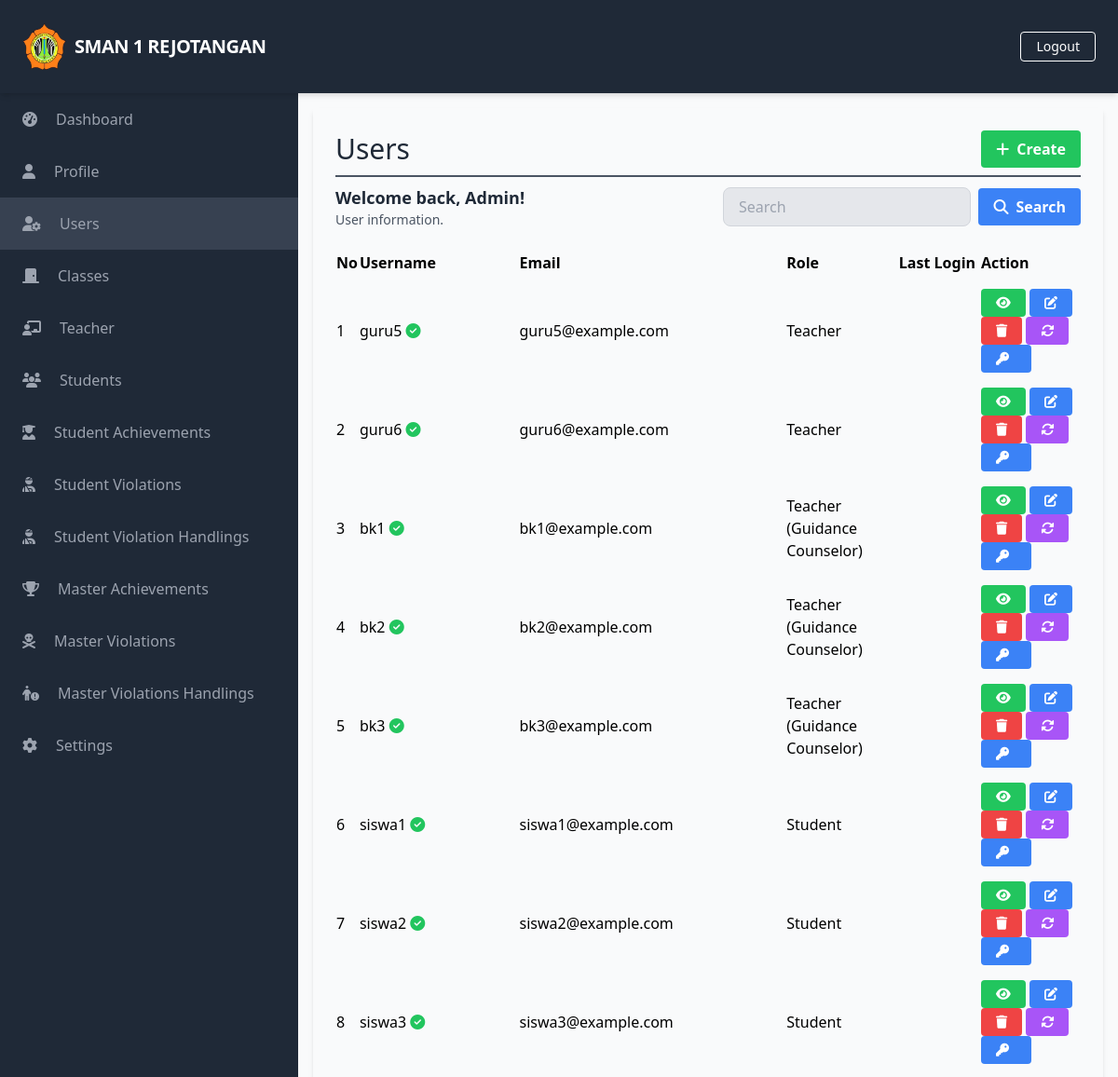
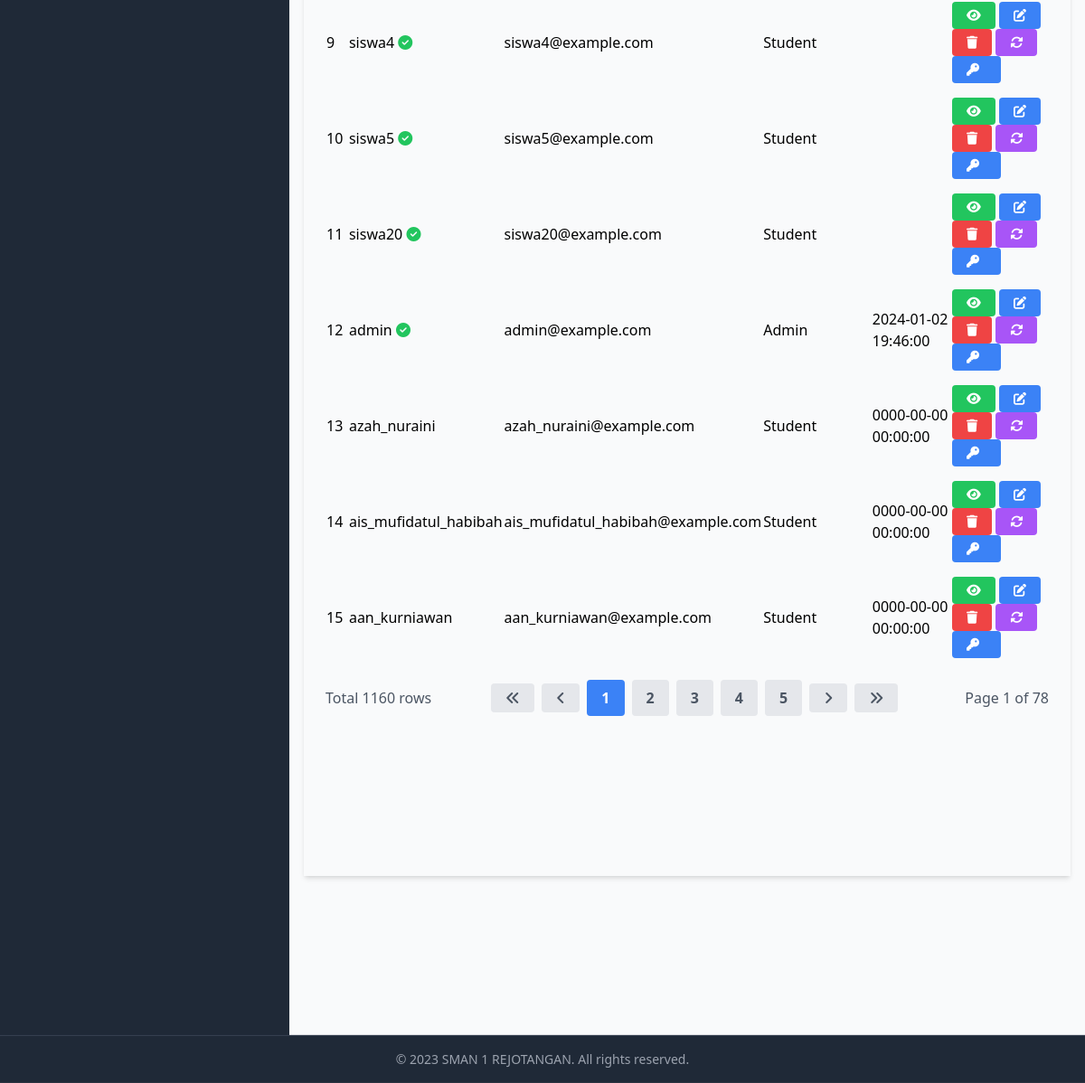
Screenshot of /manage_users/manage_users_list.php (signed in) with the database file from the repository (2 pictures, top to bottom).
### tables this page shows
CREATE TABLE `Users` (
  `UserID` int(11) NOT NULL,
  `Username` varchar(50) NOT NULL,
  `Password` varchar(255) NOT NULL,
  `Email` varchar(100) NOT NULL,
  `FullName` varchar(100) DEFAULT NULL,
  `DateOfBirth` date DEFAULT NULL,
  `Gender` varchar(10) DEFAULT NULL,
  `Address` text DEFAULT NULL,
  `PhoneNumber` varchar(20) DEFAULT NULL,
  `RoleID` int(11) DEFAULT NULL,
  `AccountCreationDate` timestamp NOT NULL DEFAULT current_timestamp() ON UPDATE current_timestamp(),
  `LastLogin` datetime DEFAULT NULL,
  `AccountStatus` varchar(20) DEFAULT NULL,
  `ProfilePictureURL` varchar(255) DEFAULT NULL,
  `ActivationStatus` varchar(20) DEFAULT NULL
);

CREATE TABLE `Roles` (
  `RoleID` int(11) NOT NULL,
  `RoleName` varchar(50) NOT NULL
);

### database/connection.php (called while the page is built, shortened)
<?php
$baseUrl = "http://localhost/final_project_imam_2023/";

### public/manage_users/manage_users_list.php (the view, shortened to what this page needs)
<?php
require_once('../../database/connection.php');
?>
<?php include_once('../components/header.php'); ?>
<div class="h-screen flex flex-col">
    <?php include('../components/navbar.php'); ?>
    <div class="flex-grow bg-gray-50 flex flex-row shadow-md">
        <?php include('../components/sidebar.php'); ?>
        <main class=" bg-gray-50 flex flex-col flex-1 overflow-y-scroll h-screen flex-shrink-0 sc-hide pb-40">
            <div class="flex items-start justify-start p-6 shadow-md m-4 flex-1 flex-col">
                <div class="flex flex-row justify-between items-center w-full border-b-2 border-gray-600 mb-2 pb-2">
                    <h1 class="text-3xl text-gray-800 font-semibol w-full">Users</h1>
                    <div class="flex flex-row justify-end items-center">
                        <a href="<?php echo $baseUrl; ?>public/manage_users/manage_users_create.php" class="bg-green-500 hover-bg-green-700 text-white font-bold py-2 px-4 rounded inline-flex items-center">
                            <i class="fas fa-plus mr-2"></i>
                            <span>Create</span>
                        </a>
                    </div>
                </div>
                <div class="flex flex-col w-full">
                    <div class="flex flex-row justify-between items-center w-full mb-2 pb-2">
                        <div>
                            <h2 class="text-lg text-gray-800 font-semibold">Welcome back, <?php echo $_SESSION['FullName']; ?>!</h2>
                            <p class="text-gray-600 text-sm">User information.</p>
                        </div>
                        <form class="flex items-center justify-end space-x-2 w-96">
                            <input type="text" name="search" class="bg-gray-200 focus-bg-white focus-outline-none border border-gray-300 rounded-lg py-2 px-4 block w-full appearance-none leading-normal" placeholder="Search" value="<?php echo isset($_GET['search']) ? $_GET['search'] : ''; ?>">
                            <button type="submit" class="bg-blue-500 hover-bg-blue-700 text-white font-bold py-2 px-4 rounded space-x-2 inline-flex items-center">
                                <i class="fas fa-search"></i>
                                <span>Search</span>
                            </button>
                        </form>
                    </div>
                    <table class="min-w-full">
                        <thead>
                            <tr>
                                <th class="text-left py-2">No</th>
                                <th class="text-left py-2">Username</th>
                                <th class="text-left py-2">Email</th>
                                <th class="text-left py-2">Role</th>
                                <th class="text-left py-2">Last Login</th>
                                <th class="text-left py-2">Action</th>
                            </tr>
                        </thead>
                        <tbody>
                            <?php
                            $searchTerm = isset($_GET['search']) ? $_GET['search'] : '';
                            $page = isset($_GET['page']) ? $_GET['page'] : 1;
                            $query = "SELECT u.UserID, u.Username, u.Email, r.RoleName, u.LastLogin, u.ActivationStatus FROM Users u
                                      LEFT JOIN Roles r ON u.RoleID = r.RoleID
                                      WHERE u.Username LIKE '%$searchTerm%' OR u.Email LIKE '%$searchTerm%'
                                      LIMIT 15 OFFSET " . ($page - 1) * 15;
                            $result = $conn->query($query);
                            $queryCount = "SELECT COUNT(*) AS count FROM Users WHERE Username LIKE '%$searchTerm%' OR Email LIKE '%$searchTerm%'";
                            $resultCount = $conn->query($queryCount);
                            $rowCount = $resultCount->fetch_assoc()['count'];
                            $totalPage = ceil($rowCount / 15);
                            $no = 1;
                            while ($row = $result->fetch_assoc()) {
                            ?>
                                <tr>
                                    <td class="py-2"><?php echo $no++; ?></td>
                                    <td class="py-2">
                                        <?php echo $row['Username']; ?>
                                        <?php
                                        if ($row['ActivationStatus'] == 'pending' || $row['ActivationStatus'] == NULL) {
                                            echo '<i class="fas fa-hourglass-half text-yellow-500"></i>';
                                        } elseif ($row['ActivationStatus'] == 'active') {
                                            echo '<i class="fas fa-check-circle text-green-500"></i>';
                                        } elseif ($row['ActivationStatus'] == 'disabled') {
                                            echo '<i class="fas fa-ban text-red-500"></i>';
                                        }
                                        ?>
                                    </td>
                                    <td class="py-2"><?php echo $row['Email']; ?></td>
                                    <td class="py-2"><?php echo $row['RoleName']; ?></td>
                                    <td class="py-2"><?php echo $row['LastLogin']; ?></td>
                                    <td class='py-2'>
                                        <a href="<?php echo $baseUrl; ?>public/manage_users/manage_users_detail.php?id=<?php echo $row['UserID'] ?>" class='bg-green-500 hover-bg-green-700 text-white font-bold py-2 px-4 rounded inline-flex items-center text-sm'>
                                            <i class='fas fa-eye'></i>
                                        </a>
                                        <a href="<?php echo $baseUrl; ?>public/manage_users/manage_users_update.php?id=<?php echo $row['UserID'] ?>" class='bg-blue-500 hover-bg-blue-700 text-white font-bold py-2 px-4 rounded inline-flex items-center text-sm'>
                                            <i class='fas fa-edit'></i>
                                        </a>
                                        <a href="#" onclick="confirmDelete(<?php echo $row['UserID']; ?>)" class='bg-red-500 hover-bg-red-700 text-white font-bold py-2 px-4 rounded inline-flex items-center text-sm'>
                                            <i class='fas fa-trash'></i>
                                        </a>
                                        <a href="#" onclick="confirmUpdateStatus(<?php echo $row['UserID']; ?>, '<?php echo $row['ActivationStatus']; ?>')" class='bg-purple-500 hover-bg-blue-700 text-white font-bold py-2 px-4 rounded inline-flex items-center text-sm'>
                                            <i class='fas fa-sync-alt'></i>
                                        </a>
                                        <a href="<?php echo $baseUrl; ?>public/manage_users/manage_users_reset_password.php?id=<?php echo $row['UserID']; ?>" class="bg-blue-500 hover-bg-blue-700 text-white font-bold py-2 px-4 rounded inline-flex items-center text-sm">
                                            <i class="fas fa-key mr-2"></i>
                                        </a>
                                    </td>
                                </tr>
                            <?php
                            }
                            ?>
                        </tbody>
                    </table>
                    <div class="flex flex-row justify-between items-center w-full mt-4">
                        <div class="flex flex-row justify-start items-center">
                            <span class="text-gray-600">Total <?php echo $rowCount; ?> rows</span>
                        </div>
                        <div class="flex flex-row justify-end items-center space-x-2">
                            <a href="?page=1&search=<?php echo $searchTerm; ?>" class="bg-gray-200 hover-bg-gray-300 text-gray-600 font-bold py-2 px-4 rounded inline-flex items-center">
                                <i class="fas fa-angle-double-left"></i>
                            </a>
                            <a href="?page=<?php if ($page == 1) {
                                                echo $page;
                                            } else {
                                                echo $page - 1;
                                            } ?>&search=<?php echo $searchTerm; ?>" class="bg-gray-200 hover-bg-gray-300 text-gray-600 font-bold py-2 px-4 rounded inline-flex items-center">
                                <i class="fas fa-angle-left"></i>
                            </a>
                            <?php
                            $startPage = $page - 2;
                            $endPage = $page + 2;
                            if ($startPage < 1) {
                                $endPage += abs($startPage) + 1;
                                $startPage = 1;
                            }
                            for ($i = $startPage; $i <= $endPage; $i++) {
                                if ($i == $page) {
                                    echo "<a href='?page=$i&search=$searchTerm' class='bg-blue-500 hover-bg-blue-700 text-white font-bold py-2 px-4 rounded inline-flex items-center'>$i</a>";
                                } else {
                                    echo "<a href='?page=$i&search=$searchTerm' class='bg-gray-200 hover-bg-gray-300 text-gray-600 font-bold py-2 px-4 rounded inline-flex items-center'>$i</a>";
                                }
                            }
                            ?>
                            <a href="?page=<?php if ($page == $totalPage) {
                                                echo $page;
                                            } else {
                                                echo $page + 1;
                                            } ?>&search=<?php echo $searchTerm; ?>" class="bg-gray-200 hover-bg-gray-300 text-gray-600 font-bold py-2 px-4 rounded inline-flex items-center">
                                <i class="fas fa-angle-right"></i>
                            </a>
                            <a href="?page=<?php echo $totalPage; ?>&search=<?php echo $searchTerm; ?>" class="bg-gray-200 hover-bg-gray-300 text-gray-600 font-bold py-2 px-4 rounded inline-flex items-center">
                                <i class="fas fa-angle-double-right"></i>
                            </a>
                        </div>
                        <div class="flex flex-row justify-end items-center ml-2">
                            <span class="text-gray-600">Page <?php echo $page; ?> of <?php echo $totalPage; ?></span>
                        </div>
                    </div>
                </div>
        </main>
    </div>
    <?php include('../components/footer.php'); ?>
</div>
</body>
</html>

### rows the page displays
users: Username "guru5", ActivationStatus "active" (drawn), Email "guru5@example.com", RoleID.RoleName "Teacher"
users: Username "guru6", ActivationStatus "active" (drawn), Email "guru6@example.com", RoleID.RoleName "Teacher"
users: Username "bk1", ActivationStatus "active" (drawn), Email "bk1@example.com", RoleID.RoleName "Teacher (Guidance Counselor)"
users: Username "bk2", ActivationStatus "active" (drawn), Email "bk2@example.com", RoleID.RoleName "Teacher (Guidance Counselor)"
users: Username "bk3", ActivationStatus "active" (drawn), Email "bk3@example.com", RoleID.RoleName "Teacher (Guidance Counselor)"
users: Username "siswa1", ActivationStatus "active" (drawn), Email "siswa1@example.com", RoleID.RoleName "Student"
users: Username "siswa2", ActivationStatus "active" (drawn), Email "siswa2@example.com", RoleID.RoleName "Student"
users: Username "siswa3", ActivationStatus "active" (drawn), Email "siswa3@example.com", RoleID.RoleName "Student"
users: Username "siswa4", ActivationStatus "active" (drawn), Email "siswa4@example.com", RoleID.RoleName "Student"
users: Username "siswa5", ActivationStatus "active" (drawn), Email "siswa5@example.com", RoleID.RoleName "Student"
users: Username "siswa20", ActivationStatus "active" (drawn), Email "siswa20@example.com", RoleID.RoleName "Student"
users: Username "admin", ActivationStatus "active" (drawn), Email "admin@example.com", RoleID.RoleName "Admin", LastLogin "2024-01-02 19:46:00"
users: Username "azah_nuraini", Email "azah_nuraini@example.com", RoleID.RoleName "Student", LastLogin "0000-00-00 00:00:00"
users: Username "ais_mufidatul_habibah", Email "ais_mufidatul_habibah@example.com", RoleID.RoleName "Student", LastLogin "0000-00-00 00:00:00"
users: Username "aan_kurniawan", Email "aan_kurniawan@example.com", RoleID.RoleName "Student", LastLogin "0000-00-00 00:00:00"

### other values shown
$baseTitle "SMAN 1 REJOTANGAN"
$_SESSION['FullName'] "Admin"
$rowCount "1160"
$page "1"
$totalPage "78"
